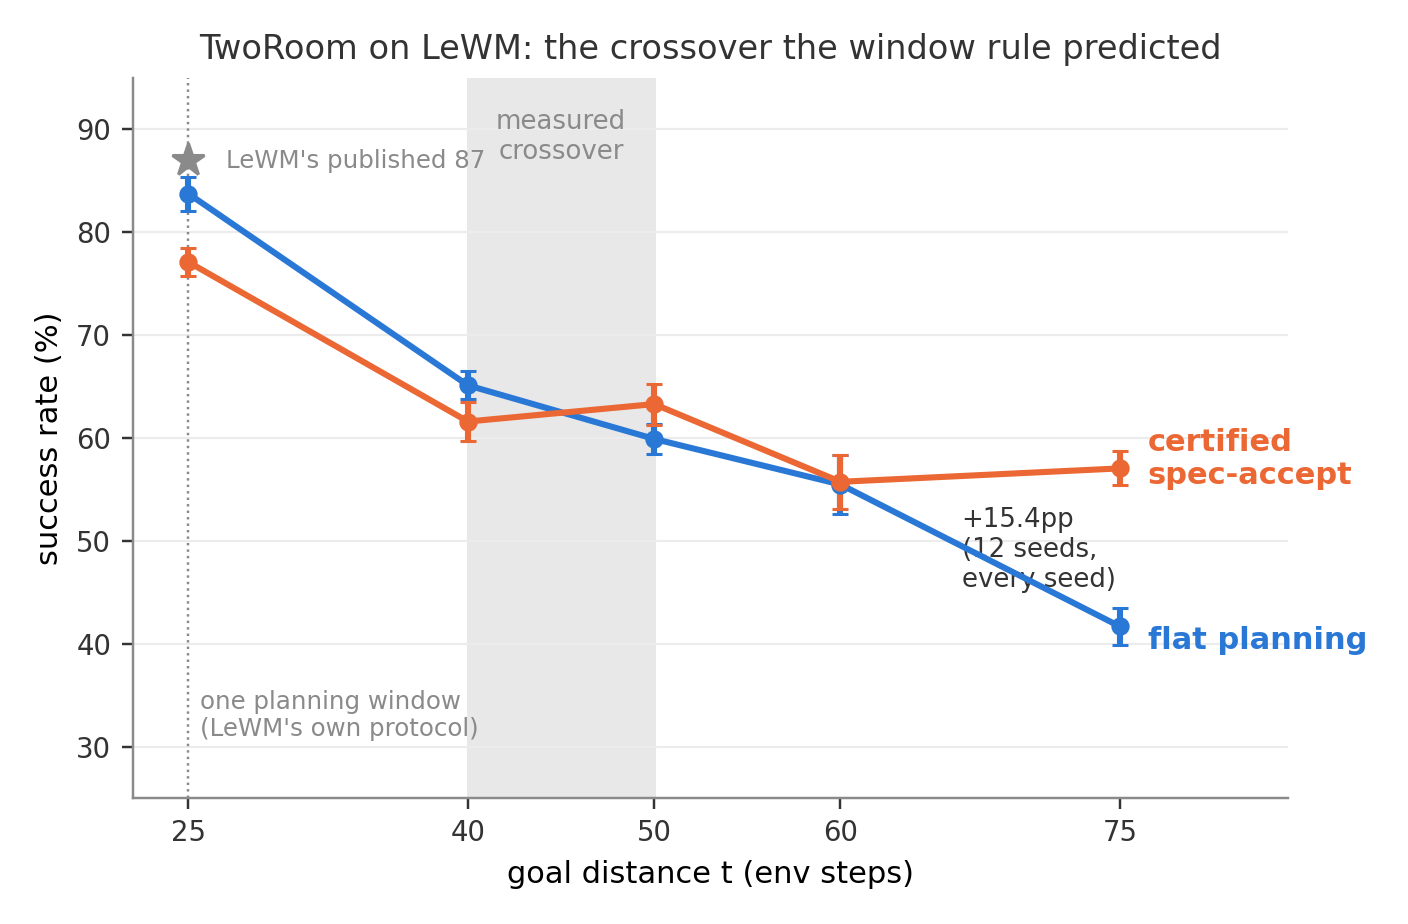

Reproduce this figure in Python.
"""TwoRoom crossover figure (poster/paper panel).

Flat vs certified spec-accept over goal distance t, at protocols anchored to
LeWM's Fig. 6 (t=25 = their published protocol verbatim; t>=40 = the anchored
long protocol). Best arm per (method, t); error bars = SE over seeds
(12 seeds everywhere except the declared t=60 tie, which stays at 6; t=40/50
extension seeds 48-53 from job 2306764, precision-only, band unchanged). The
shaded band marks the
measured crossover, which landed inside the frozen prediction (goal exits the
25-step planning window plus one serving stride).
"""

import numpy as np
import matplotlib
matplotlib.use("Agg")
import matplotlib.pyplot as plt

BLUE, ORANGE = "#2a78d6", "#eb6834"     # categorical slots 1-2 (validated)
INK, MUTED = "#333333", "#8a8a8a"

def m_se(vals):
    v = np.asarray(vals, float)
    return v.mean(), v.std(ddof=1) / np.sqrt(len(v))

T = [25, 40, 50, 60, 75]
flat = {
    25: [89.06, 78.12, 76.56, 89.06, 87.50, 89.06, 73.44, 78.12, 84.38, 84.38, 90.62, 84.38],
    40: [67.19, 71.88, 65.62, 59.38, 62.50, 65.62,
         57.81, 67.19, 70.31, 57.81, 68.75, 67.19],
    50: [65.62, 57.81, 54.69, 62.50, 60.94, 65.62,
         62.50, 56.25, 59.38, 60.94, 48.44, 64.06],
    60: [56.25, 57.81, 45.31, 50.00, 57.81, 65.62],
    75: [37.50, 42.19, 50.00, 29.69, 53.12, 43.75, 42.19, 39.06, 34.38, 45.31, 40.62, 42.19],
}
spec = {
    25: [78.12, 73.44, 75.00, 78.12, 82.81, 75.00],
    40: [65.62, 64.06, 53.12, 59.38, 50.00, 70.31,
         60.94, 71.88, 67.19, 57.81, 56.25, 62.50],
    50: [67.19, 67.19, 59.38, 60.94, 71.88, 60.94,
         53.12, 71.88, 60.94, 73.44, 57.81, 54.69],
    60: [56.25, 50.00, 50.00, 51.56, 60.94, 65.62],
    75: [57.81, 54.69, 65.62, 43.75, 59.38, 51.56, 59.38, 59.38, 54.69, 62.50, 60.94, 54.69],
}

fm, fs = zip(*[m_se(flat[t]) for t in T])
sm, ss = zip(*[m_se(spec[t]) for t in T])

fig, ax = plt.subplots(figsize=(6.4, 4.2))
ax.axvspan(40, 50, color="#e8e8e8", zorder=0)
ax.text(45, 92, "measured\ncrossover", ha="center", va="top", fontsize=8.5,
        color=MUTED)
ax.axvline(25, color=MUTED, lw=0.8, ls=":")
ax.text(25.6, 30.5, "one planning window\n(LeWM's own protocol)", fontsize=8,
        color=MUTED, va="bottom")

ax.errorbar(T, fm, yerr=fs, color=BLUE, lw=2, marker="o", ms=5,
            capsize=2.5, zorder=3)
ax.errorbar(T, sm, yerr=ss, color=ORANGE, lw=2, marker="o", ms=5,
            capsize=2.5, zorder=3)
ax.annotate("flat planning", (T[-1], fm[-1]), xytext=(76.5, 39.5),
            color=BLUE, fontsize=10, fontweight="bold")
ax.annotate("certified\nspec-accept", (T[-1], sm[-1]), xytext=(76.5, 55.5),
            color=ORANGE, fontsize=10, fontweight="bold")
ax.annotate("+15.4pp\n(12 seeds,\nevery seed)", (75, 49.3), xytext=(66.5, 45.5),
            fontsize=8.5, color=INK)
ax.annotate("LeWM's published 87", (25, 87), xytext=(27, 86.2), fontsize=8,
            color=MUTED)
ax.plot([25], [87], marker="*", ms=11, color=MUTED, ls="none")

ax.set_xlim(22, 84)
ax.set_ylim(25, 95)
ax.set_xticks(T)
ax.set_xlabel("goal distance t (env steps)", fontsize=10)
ax.set_ylabel("success rate (%)", fontsize=10)
ax.set_title("TwoRoom on LeWM: the crossover the window rule predicted",
             fontsize=11, color=INK)
for s in ("top", "right"):
    ax.spines[s].set_visible(False)
for s in ("left", "bottom"):
    ax.spines[s].set_color(MUTED)
ax.tick_params(colors=INK, labelsize=9)
ax.grid(axis="y", color="#ececec", lw=0.7, zorder=0)

fig.tight_layout()
out = r"C:\Users\hasaa\Desktop\LEWM\le-wm\paper\figures\fig_tworoom_crossover.png"
fig.savefig(out, dpi=220)
print("saved", out)
